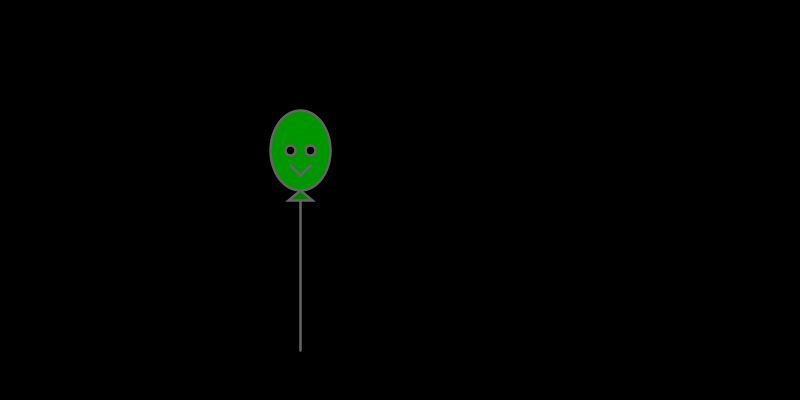
Frame 1 (no input)
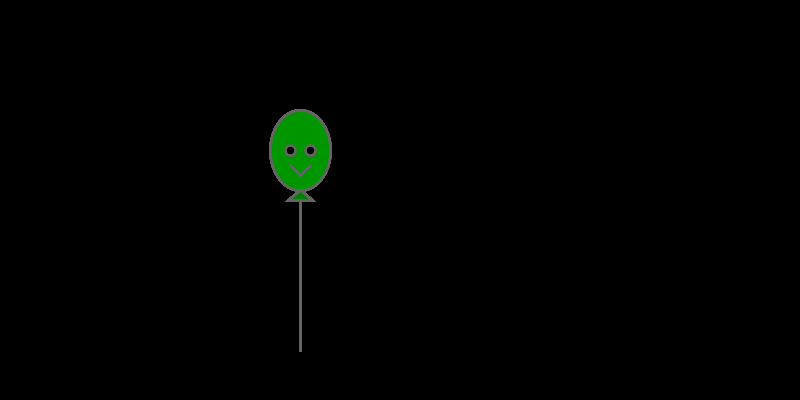
Frame 60 (the mouse pressed at the canvas centre just before this capture)
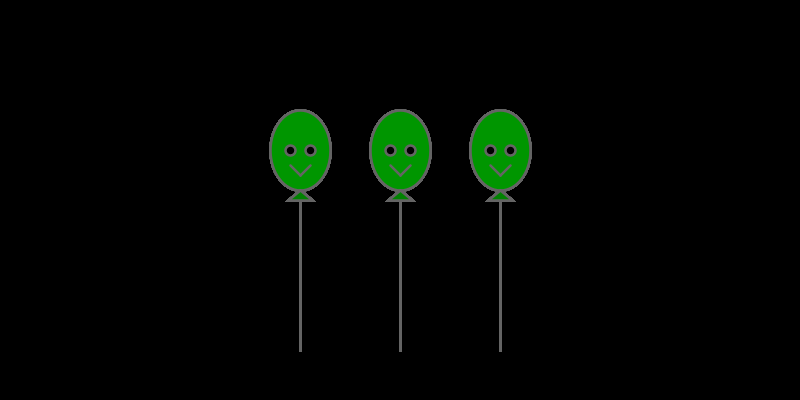
Frame 120 (the mouse held since frame 60 and released just before this capture)

The Processing sketch that drew these frames (run headless with seeded random() and noise(); from frame 60 on, the mouse is pressed at the canvas centre):

// Processing sketch: processing_135842
// ── processing_135842.pde

void setup() {
  size(800,400);
  background(0);
  strokeWeight(2.5);
}
  
void draw() {
  balloon(50,50);
  if(mousePressed) {
  balloon(150,50);
  balloon(250,50);
  }
}

void balloon(int x, int y) {
  pushMatrix();
  translate(x,y);
  fill(0,150,0);
 stroke(100);
 smooth();
 ellipse(250,100,60,80);//head
 fill(0);
 line(240,115,250,125);//left mouth
 line(250,125,260,115);//right mouth
 line(250,140,250,300);//string
 fill(0,130,0);
 triangle(250,140,238,150,262,150);//tie
 fill(255);
 
 fill(0);
 ellipse(240,100,10,10);//left eye
 ellipse(260,100,10,10);//right eye
 popMatrix();
}
